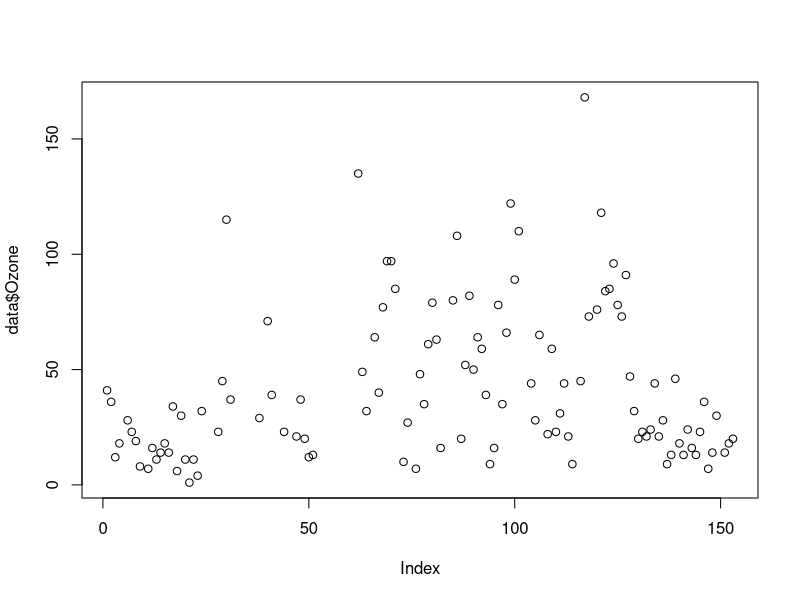
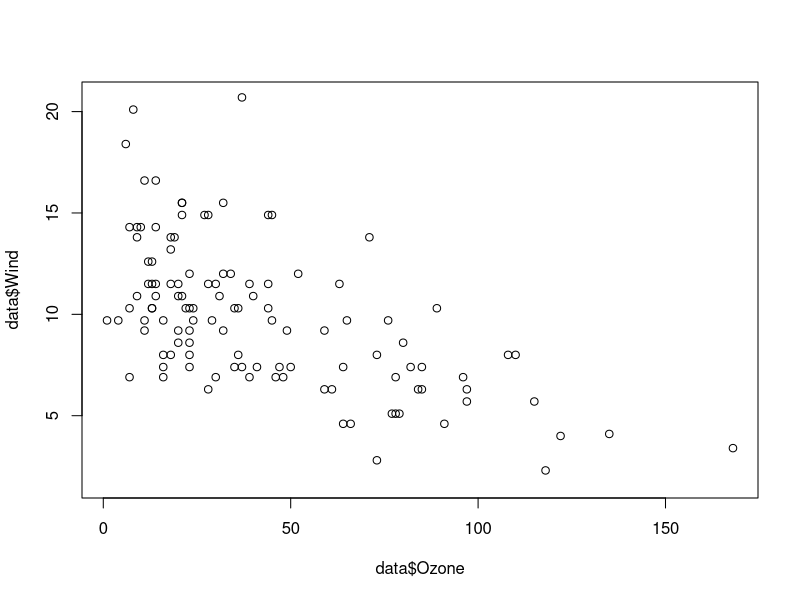
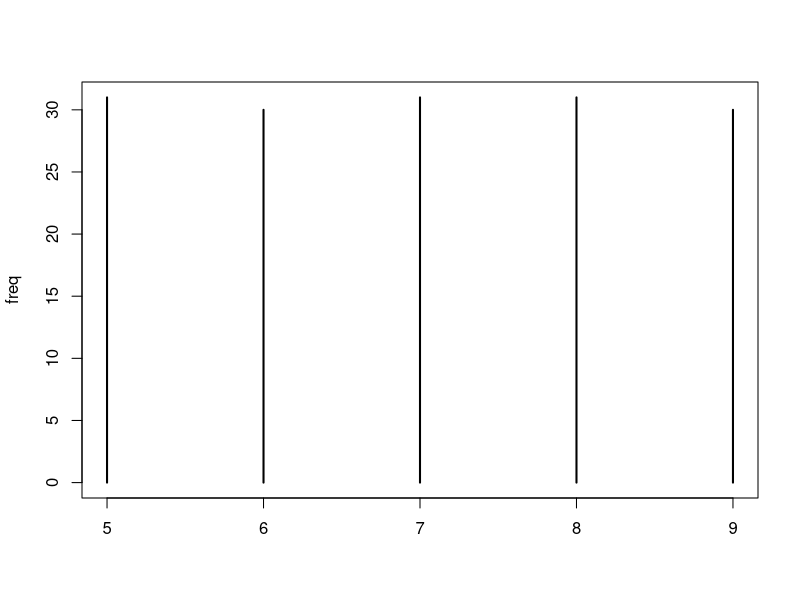
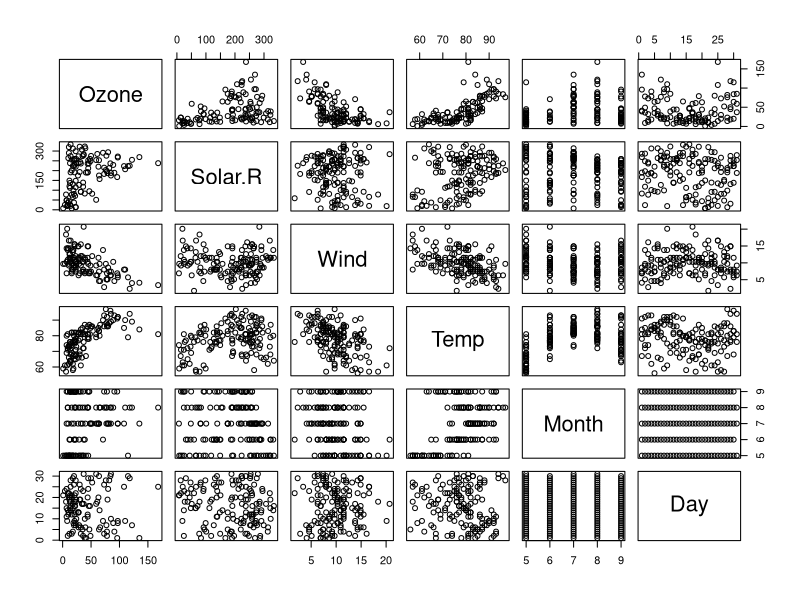
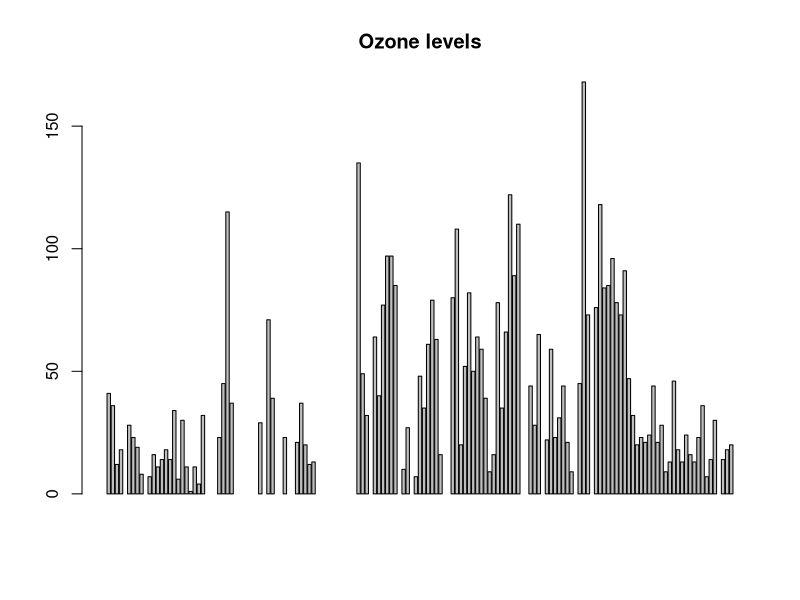
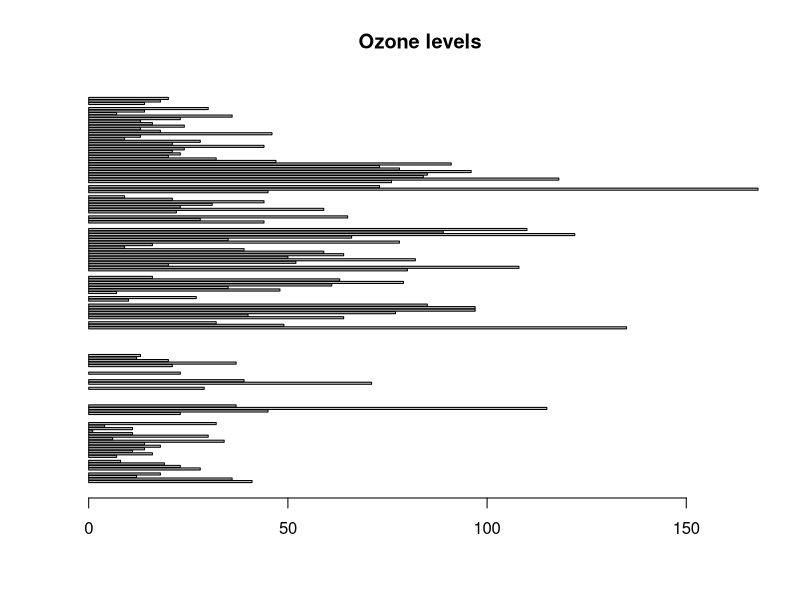
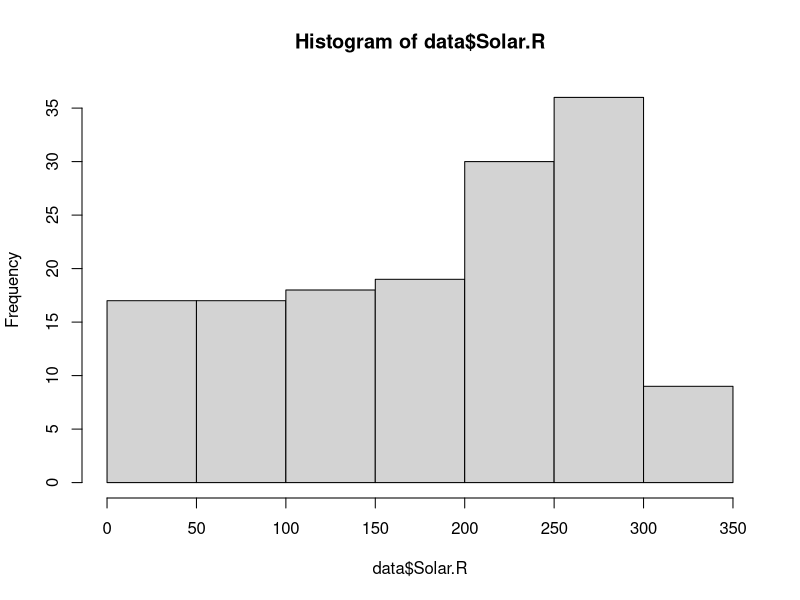
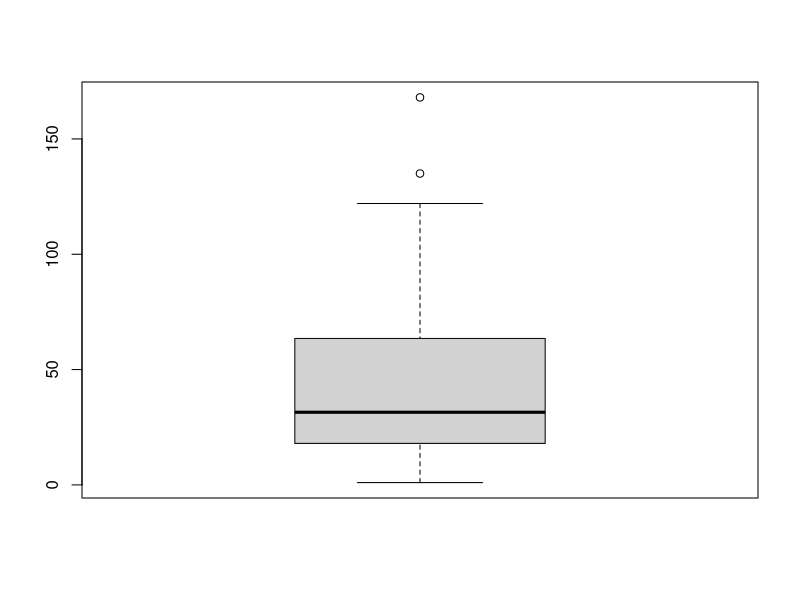

These charts were generated, in order, by the following R code:
## ---- chunk 1
knitr::opts_chunk$set(echo = TRUE)
## ---- chunk 2
data = airquality
View(data)
## ---- chunk 3
plot(data$Ozone)
## ---- chunk 4
plot(data$Ozone,data$Wind)
## ---- chunk 5
freq = table(data$Month)
freq
plot(freq)
## ---- chunk 6
plot(data)
## ---- chunk 7
barplot(data$Ozone,main="Ozone levels")
## ---- chunk 8
barplot(data$Ozone,main="Ozone levels",horiz=TRUE)
## ---- chunk 9
hist(data$Solar.R)
## ---- chunk 10
boxplot(data$Ozone)
## ---- chunk 11
boxplot(data[1:4],main="Multiple Box plot")
summary(data[1:4])
## ---- chunk 12
library(ggplot2)
## ---- chunk 13
ggplot(iris, aes(x=Sepal.Length,y=Petal.Length))+geom_point()

ggplot(data=mtcars,aes(x=wt,y=mpg))+geom_point()
## ---- chunk 14
ggplot(iris, aes(x=Sepal.Length,y=Petal.Length, col=Species))+geom_point()
## ---- chunk 15
ggplot(iris, aes(x=Sepal.Length,y=Petal.Length,col=Species,shape=Species))+geom_point()
## ---- chunk 16
ggplot(iris, aes(x=Sepal.Length,y=Petal.Length,col=Species))+geom_point() +geom_smooth()
## ---- chunk 17
ggplot(mtcars,aes(x=gear))+geom_bar()
## ---- chunk 18
ggplot(mtcars,aes(x=mpg))+geom_histogram()
## ---- chunk 19
ggplot(mtcars,aes(x=as.factor(cyl),y=mpg))+geom_boxplot()
